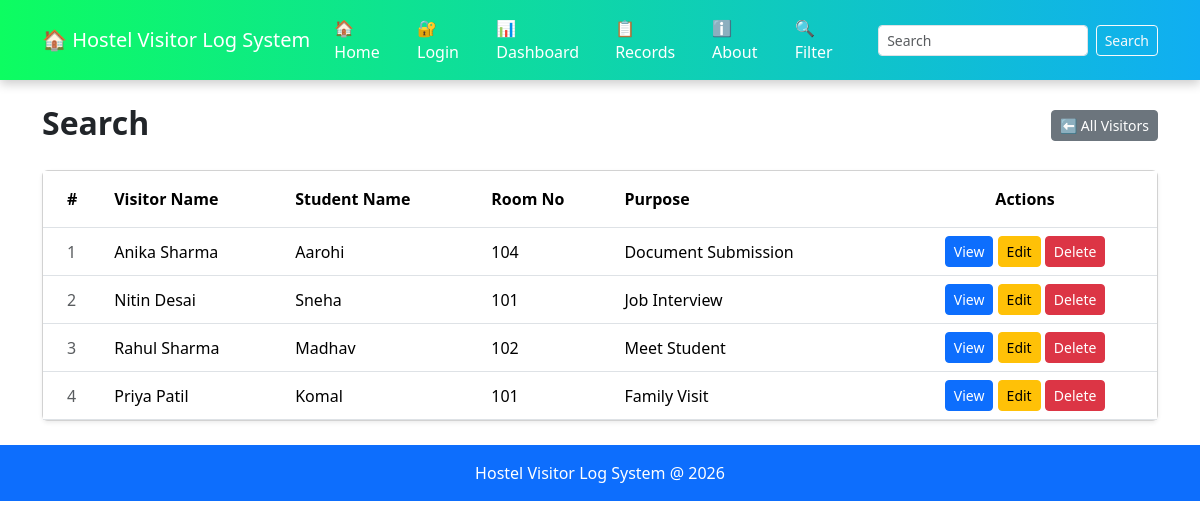
The page /search on the database as committed earlier.
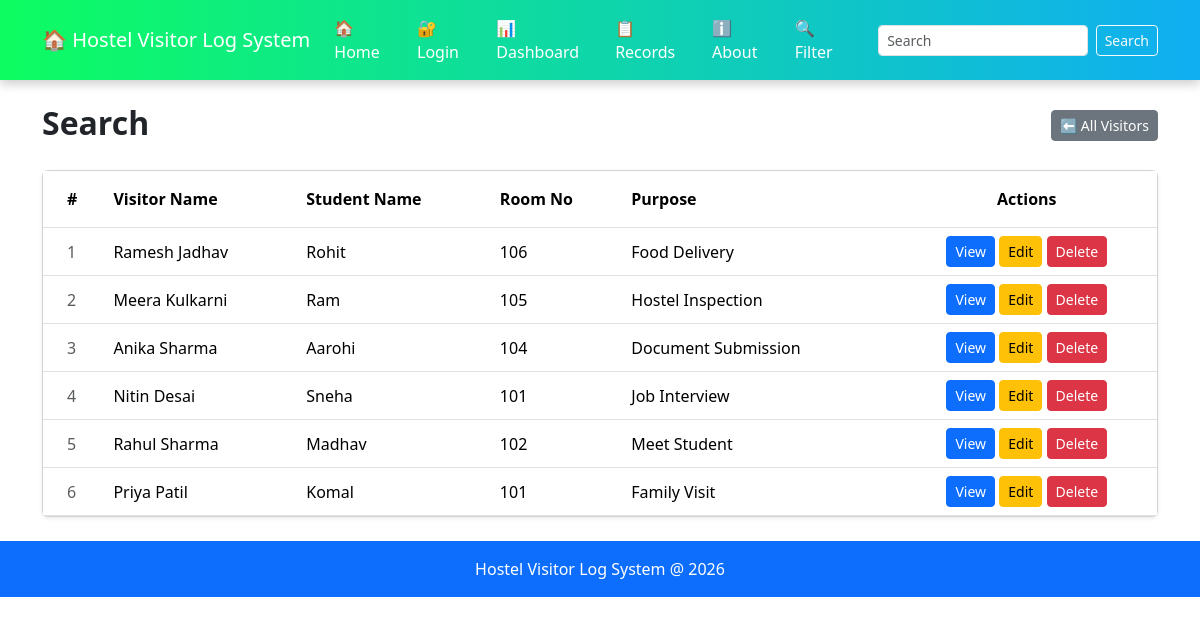
The same page on the database as committed later.
### tables this page shows
CREATE TABLE visitors(
        id INTEGER PRIMARY KEY AUTOINCREMENT,
        visitor_name TEXT NOT NULL,
        student_name TEXT NOT NULL,
        room_no TEXT NOT NULL,
        purpose TEXT NOT NULL
    );

### app.py (the view)
@app.route("/search")
def search():
    q = request.args.get('q','')
    conn = get_db()
    if q:
        visitors = conn.execute('''SELECT * FROM visitors
                                WHERE visitor_name LIKE ?
                                OR student_name LIKE ?
                                OR room_no LIKE ?
                                OR purpose LIKE ?''',
                                (f'%{q}%', f'%{q}%', f'%{q}%',f'%{q}%')).fetchall()
    else:
        visitors = conn.execute('SELECT * FROM visitors ORDER BY id DESC').fetchall()
    conn.close()
    return render_template("search.html", visitors=visitors, query=q)

### app.py (called while the page is built)
def get_db():
    conn = sqlite3.connect("Database.db")
    conn.row_factory = sqlite3.Row
    return conn

### templates/search.html (shortened to what this page needs)
{% extends "base.html" %}
{% block content %}
<div class="d-flex justify-content-between align-items-center mb-4">
    <h2 class = "fw-bold mb-1">Search</h2>
    <a href = "/search" class = "btn btn-secondary btn-sm">
         ⬅️ All Visitors
        </a>
</div>
{% if visitors %}
<div class="card shadow-sm">
    <div class="card-body p-0">
        <div class="table-responsive">
            <table class="table table-hover mb-0">
                <thead style="background-color: #1e3a5f; color:white;">
                    <tr>
                        <th class="py-3 ps-4">#</th>
                        <th class="py-3"> Visitor Name</th>
                        <th class="py-3">Student  Name</th>
                        <th class="py-3">Room No</th>
                        <th class="py-3">Purpose</th>
                        <th class="py-3 text-center">Actions</th>
                    </tr>
                </thead>
                <tbody>
                    {% for visitor  in visitors %}
                    <tr class="align-middle">
                        <td class="ps-4 text-muted">
                            {{ loop.index }}</td>
                        <td>
                            {{ visitor.visitor_name }}
                        </td>
                        <td>
                            {{ visitor.student_name }}
                        </td>
                        <td>
                            {{ visitor.room_no }}
                        </td>
                        <td>
                            {{ visitor.purpose }}
                        </td>
                        <td class="text-center">
                            <a href="/view/{{ visitor.id }}" class="btn btn-sm btn-primary">View</a>
                            <a href="/edit_visitor/{{ visitor.id }}" class="btn btn-sm btn-warning">Edit</a>
                            <a href="/delete/{{ visitor.id }}" class="btn btn-sm btn-danger">Delete</a>
                        </td>
                    </tr>
                    {% endfor %}
                </tbody>
            </table>
        </div>
    </div>
</div>
    </body>
</html>
{% endif %}
{% endblock %}

Rows that differ between the two databases and show on the page:
added visitors: visitor_name "Ramesh Jadhav", student_name "Rohit", room_no "106", purpose "Food Delivery"
added visitors: visitor_name "Meera Kulkarni", student_name "Ram", room_no "105", purpose "Hostel Inspection"
